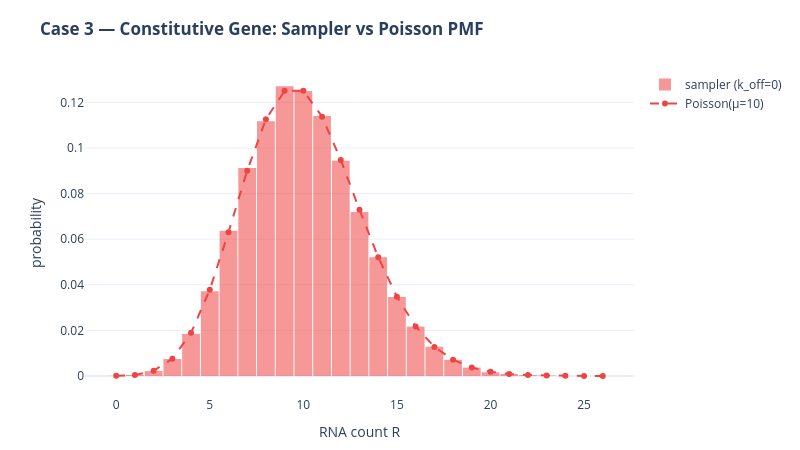

Notebook source saved alongside this figure:
### Code cell
R = edge["R_samples"]
k = np.arange(R.min(), R.max() + 1)
pmf = stats.poisson.pmf(k, mu_theory)

fig = go.Figure()
fig.add_trace(go.Histogram(
    x=R, histnorm="probability",
    xbins=dict(start=R.min() - 0.5, end=R.max() + 0.5, size=1),
    marker_color=_rgba(R_COLOR, 0.55), name="sampler (k_off=0)",
))
fig.add_trace(go.Scatter(
    x=k, y=pmf, mode="lines+markers",
    line=dict(color=R_COLOR, width=2, dash="dash"), name=f"Poisson(μ={mu_theory:.0f})",
))
fig.update_layout(
    template="plotly_white", width=800, height=450, bargap=0.05, hovermode="x",
    title="<b>Case 3 — Constitutive Gene: Sampler vs Poisson PMF</b>",
    margin=dict(l=85, r=30, t=70, b=50),
    xaxis_title="RNA count R", yaxis_title="probability",
)
fig.show()

### Figure 1 — Plotly figure (JSON) as saved in the notebook; plotly's stock layout.template omitted (floating-point values rounded to 4 significant figures; data arrays with more than 128 entries replaced by an {"elided": "..."} marker saying what was removed)
{"data": [{"histnorm": "probability", "marker": {"color": "rgba(239, 68, 68, 0.55)"}, "name": "sampler (k_off=0)", "type": "histogram", "x": {"elided": "100000 int values"}, "xbins": {"end": 26.5, "size": 1, "start": -0.5}}, {"line": {"color": "#EF4444", "dash": "dash", "width": 2}, "mode": "lines+markers", "name": "Poisson(μ=10)", "type": "scatter", "x": [0, 1, 2, 3, 4, 5, 6, 7, 8, 9, 10, 11, 12, 13, 14, 15, 16, 17, 18, 19, 20, 21, 22, 23, 24, 25, 26], "y": [4.54e-05, 0.000454, 0.00227, 0.007567, 0.01892, 0.03783, 0.06306, 0.09008, 0.1126, 0.1251, 0.1251, 0.1137, 0.09478, 0.07291, 0.05208, 0.03472, 0.0217, 0.01276, 0.007091, 0.003732, 0.001866, 0.0008886, 0.0004039, 0.0001756, 7.317e-05, 2.927e-05, 1.126e-05]}], "layout": {"bargap": 0.05, "height": 450, "hovermode": "x", "margin": {"b": 50, "l": 85, "r": 30, "t": 70}, "title": {"text": "<b>Case 3 — Constitutive Gene: Sampler vs Poisson PMF</b>"}, "width": 800, "xaxis": {"title": {"text": "RNA count R"}}, "yaxis": {"title": {"text": "probability"}}}}
